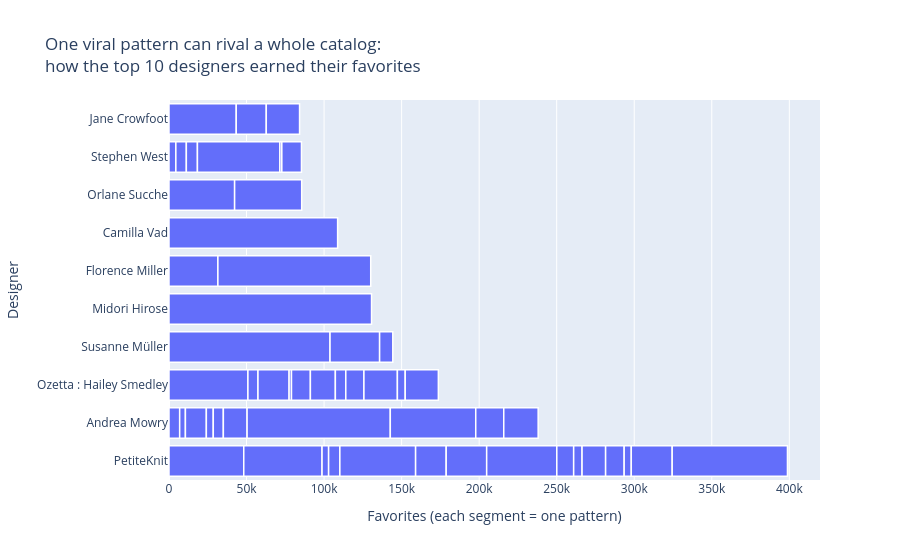

The notebook cell this image was saved under:
### Markdown cell above
---

## Section 4 — Visualization

Create at least one visualization that supports one of your analysis findings. Your chart should:

- Have a title that states the finding, not just the data (e.g., "Satisfaction scores drop sharply after age 40" not "Satisfaction by age")
- Have labeled axes
- Use a chart type appropriate for your data (bar for categorical comparison, scatter for relationships, line for trends over time)

Below the chart, explain in a markdown cell: why you chose this chart type, and what you want the reader to take away from it.

### Code cell
# Visualization — supports my Question 3 finding:
# a single viral pattern can put a designer in the same tier as a deep catalog.

pattern_df = df.drop_duplicates(subset="pattern_id")

# The 10 most popular designers by total favorites
top10_names = (
    pattern_df.dropna(subset=["designer_id"])
              .drop_duplicates(subset="designer_id")
              .nlargest(10, "designer_total_favorites")["designer_name"]
)

# Each designer's bar is stacked from their individual patterns, so
# bar length = total popularity and number of segments = catalog depth.
top_patterns = pattern_df[pattern_df["designer_name"].isin(top10_names)]
designer_order = (
    top_patterns.groupby("designer_name")["favorites_count"]
                .sum().sort_values().index.tolist()
)

fig = px.bar(
    top_patterns,
    x="favorites_count",
    y="designer_name",
    orientation="h",
    hover_name="pattern_name",
    category_orders={"designer_name": designer_order},
    title="One viral pattern can rival a whole catalog:"
          "<br>how the top 10 designers earned their favorites",
    labels={"favorites_count": "Favorites (each segment = one pattern)",
            "designer_name": "Designer"},
)
# White outlines make the per-pattern segments visible within each bar
fig.update_traces(marker_line_color="white", marker_line_width=1.5)
fig.show()

### Figure 1 — Plotly figure (JSON) as saved in the notebook; plotly's stock layout.template omitted (floating-point values rounded to 4 significant figures)
{"data": [{"hovertemplate": "<b>%{hovertext}</b><br><br>Favorites (each segment = one pattern)=%{x}<br>Designer=%{y}<extra></extra>", "hovertext": ["Storm Sweater", "Eva Cardigan", "Ranunculus", "Field Sweater", "SABAI Top", "Bea Top", "Christmas Caramel", "Flock Vest", "Lakes Pullover", "Briornate Sweater", "Poppy Pullover", "Geogradient Shawl", "Hey Sailor!", "Honey Petal", "Mystery MusiKAL", "Lakes Jacket", "Olga Sweater", "Ivy Top", "Winters Pullover", "Frost Lines", "Jaunty", "Sevilla Blouse", "textured shawl recipe", "Nightshift", "Novice Sweater", "Nantucket Sweater", "Valerie Blouse", "Boneyard Shawl", "Sadie Sweater", "Wool & Honey", "Mixed Rib Cami", "Petra Polo", "Hannah Sweater V-neck", "DRK Everyday Cowl", "Uma Scarf", "Ilha", "FREESTYLE Shirt", "Step by Step Sweater", "Great Lakes Pullover", "Mohair Mobile Shawl", "Autumn Pullover", "Air Sweater", "Lakes V neck Pullover", "Air Cardigan", "Saga Sweater", "Go Go Dynamo Shawl", "Traveler's Cardigan", "Dagmar Jacket", "Cloud Sweater", "Framed", "Persian Tiles Blanket", "Mystical Lanterns Blanket", "TROPEZ Sweater", "Frida's Flowers Blanket"], "legendgroup": "", "marker": {"color": "#636efa", "line": {"color": "white", "width": 1.5}, "pattern": {"shape": ""}}, "name": "", "orientation": "h", "showlegend": false, "textposition": "auto", "type": "bar", "x": [48200.0, 50480.0, 130600.0, 108700.0, 103800.0, 4237.0, 7251.0, 6895.0, 50900.0, 4426.0, 3684.0, 6756.0, 13510.0, 4463.0, 7149.0, 6488.0, 48840.0, 19730.0, 20070.0, 6499.0, 15310.0, 26100.0, 42310.0, 92340.0, 45220.0, 1527.0, 10870.0, 53170.0, 12190.0, 55090.0, 31530.0, 5408.0, 15200.0, 18060.0, 11960.0, 43250.0, 31970.0, 98540.0, 16100.0, 1249.0, 6721.0, 11700.0, 21580.0, 5043.0, 4578.0, 12660.0, 21350.0, 26390.0, 74320.0, 22180.0, 43370.0, 19360.0, 8498.0, 21460.0], "xaxis": "x", "y": ["PetiteKnit", "PetiteKnit", "Midori Hirose", "Camilla Vad", "Susanne Müller", "PetiteKnit", "PetiteKnit", "Andrea Mowry", "Ozetta : Hailey Smedley", "Stephen West", "Andrea Mowry", "Stephen West", "Andrea Mowry", "Andrea Mowry", "Stephen West", "Ozetta : Hailey Smedley", "PetiteKnit", "PetiteKnit", "Ozetta : Hailey Smedley", "Andrea Mowry", "Andrea Mowry", "PetiteKnit", "Orlane Sucche", "Andrea Mowry", "PetiteKnit", "Ozetta : Hailey Smedley", "PetiteKnit", "Stephen West", "Ozetta : Hailey Smedley", "Andrea Mowry", "Florence Miller", "PetiteKnit", "PetiteKnit", "Andrea Mowry", "PetiteKnit", "Orlane Sucche", "Susanne Müller", "Florence Miller", "Ozetta : Hailey Smedley", "Stephen West", "Ozetta : Hailey Smedley", "Ozetta : Hailey Smedley", "Ozetta : Hailey Smedley", "Ozetta : Hailey Smedley", "PetiteKnit", "Stephen West", "Ozetta : Hailey Smedley", "PetiteKnit", "PetiteKnit", "Andrea Mowry", "Jane Crowfoot", "Jane Crowfoot", "Susanne Müller", "Jane Crowfoot"], "yaxis": "y"}], "layout": {"barmode": "relative", "legend": {"tracegroupgap": 0}, "title": {"text": "One viral pattern can rival a whole catalog:<br>how the top 10 designers earned their favorites"}, "xaxis": {"anchor": "y", "domain": [0, 1], "title": {"text": "Favorites (each segment = one pattern)"}}, "yaxis": {"anchor": "x", "categoryarray": ["PetiteKnit", "Andrea Mowry", "Ozetta : Hailey Smedley", "Susanne Müller", "Midori Hirose", "Florence Miller", "Camilla Vad", "Orlane Sucche", "Stephen West", "Jane Crowfoot"], "categoryorder": "array", "domain": [0, 1], "title": {"text": "Designer"}}}}
